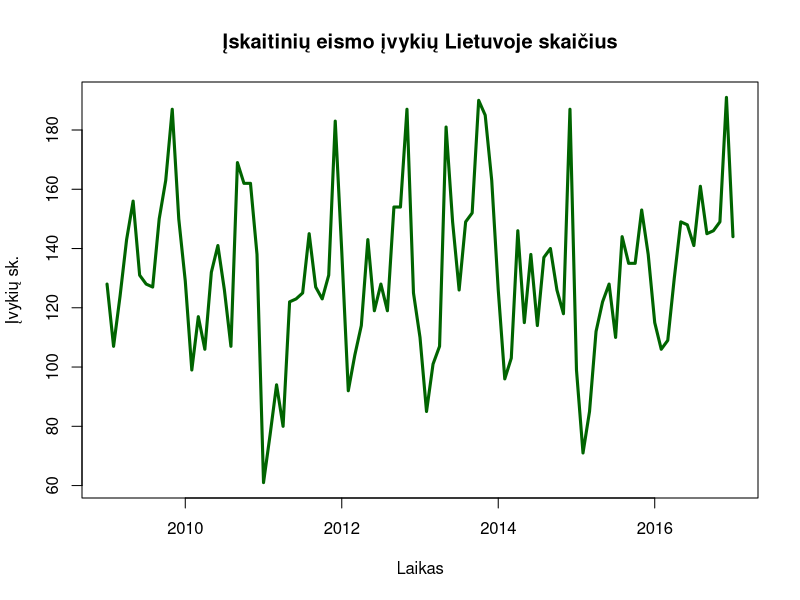
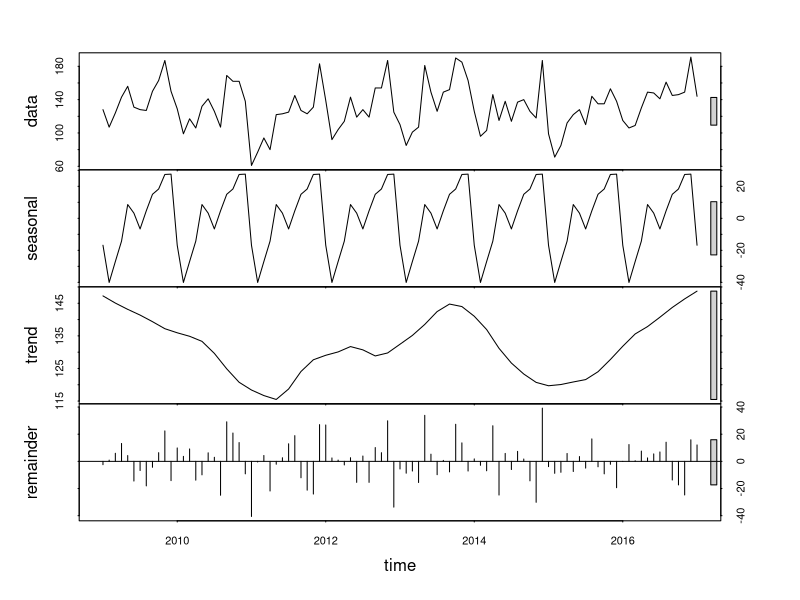
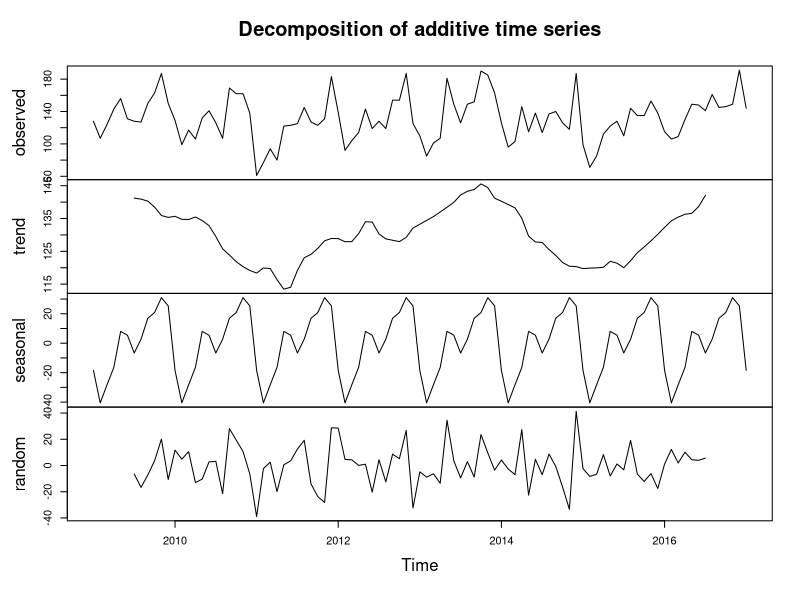

Here is the R script that generated these plots, in order:
## ---- chunk 1
data <- read.csv2("ivykiai.csv", header = T)
kiti <- read.csv2("menesiniai.csv", header = T, skip = 1)
colnames(data) <- c("Data", "Kaunas", "Klaipeda", "Panevezys", "Siauliai", "Vilnius")
ivykiai <- rowSums(data[,2:6])
tseries <- ts(ivykiai, start = c(2009, 1), frequency = 12)
plot(tseries, xlab = "Laikas", ylab = "Įvykių sk.", main = "Įskaitinių eismo įvykių Lietuvoje skaičius", col = "dark green", lwd = 3)
## ---- chunk 2
plot(stl(tseries, s.window="periodic"))
plot(decompose(tseries))
